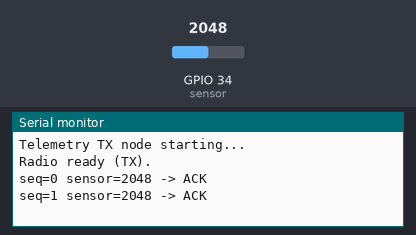
Recording of a sketch running on a simulated ESP32. On the bench: the last lines printed to the serial monitor. Inputs (shaded band) come from the test bench; at power-on: GPIO 34 (sensor) = 2048. No radio packets arrive unless stated.

Above: at 1.5 s.
1.6 s: GPIO 34 (sensor) set to 2866
At 2.6 s:
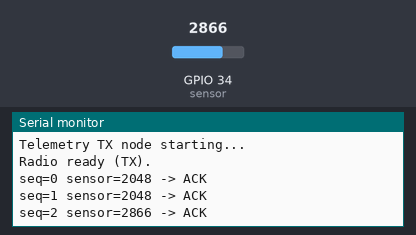
3.1 s: GPIO 34 (sensor) set to 3603
At 4.1 s:
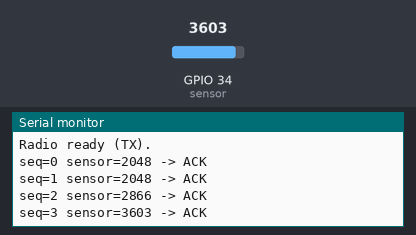
Timing chart, 0 to 6.1 s (numbered marks = the images above; inputs shaded):
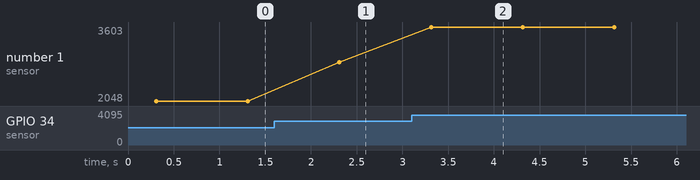

Measured:
- after the input at 1.6 s, the serial monitor: prints a new line after 0.71 s (image 1)
- after the input at 3.1 s, the serial monitor: prints a new line after 0.21 s (image 2)
- plotted number 1: 2048 → 2866 after the input at 1.6 s, 2866 → 3603 after the input at 3.1 s

The sketch:

telemetry_TX_node.ino
```cpp
/*  Long-Range Telemetry Node  —  TRANSMITTER (sensor node)
 *  Board: ESP32-WROOM-32 (30-pin) + nRF24L01+PA/LNA  (this PCB)
 *
 *  Wiring on this board (VSPI):
 *     nRF24 SCK  -> GPIO18     nRF24 CE   -> GPIO4
 *     nRF24 MISO -> GPIO19     nRF24 CSN  -> GPIO5
 *     nRF24 MOSI -> GPIO23     nRF24 IRQ  -> GPIO16 (unused here)
 *     nRF24 VCC  -> 3V3        nRF24 GND  -> GND   (+ 10uF & 100nF at socket)
 *
 *  Library: "RF24" by TMRh20  (Arduino Library Manager)
 *  It sends a small telemetry packet (uptime + a sensor reading) every second.
 */

#include <SPI.h>
#include <RF24.h>

#define CE_PIN   4
#define CSN_PIN  5

RF24 radio(CE_PIN, CSN_PIN);

// Shared 5-byte pipe address (must match the receiver)
const uint8_t address[6] = "NODE1";

struct TelemetryPacket {
  uint32_t uptime_ms;   // milliseconds since boot
  uint16_t seq;         // packet counter
  int16_t  sensor;      // e.g. temperature*100, light, ADC, etc.
};

TelemetryPacket pkt;
uint16_t counter = 0;

void setup() {
  Serial.begin(115200);
  delay(300);
  Serial.println(F("Telemetry TX node starting..."));

  if (!radio.begin()) {
    Serial.println(F("nRF24 not responding - check wiring / 10uF cap!"));
    while (1) { delay(1000); }
  }

  // Long-range friendly settings
  radio.setPALevel(RF24_PA_MAX);      // PA/LNA module -> full power
  radio.setDataRate(RF24_250KBPS);    // lowest rate = best range/sensitivity
  radio.setChannel(100);              // pick a quiet channel (0-125)
  radio.setRetries(5, 15);            // delay, count
  radio.enableDynamicPayloads();
  radio.openWritingPipe(address);
  radio.stopListening();

  Serial.println(F("Radio ready (TX)."));
}

void loop() {
  // --- replace this block with a real sensor reading if you have one ---
  int raw = analogRead(34);           // example: analog sensor on GPIO34 (ADC1)
  pkt.sensor    = (int16_t)raw;
  pkt.uptime_ms = millis();
  pkt.seq       = counter++;
  // --------------------------------------------------------------------

  bool ok = radio.write(&pkt, sizeof(pkt));
  Serial.printf("seq=%u sensor=%d -> %s\n", pkt.seq, pkt.sensor,
                ok ? "ACK" : "no ACK");

  delay(1000);
}
```
